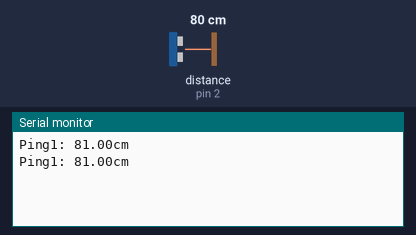
Bench run of a sketch on a simulated Arduino Uno, built with avr-gcc and run on an emulated ATmega328P. Shown: the last lines printed to the serial monitor. Inputs (shaded band) come from the test bench; at power-on: distance to the obstacle (sensor on pin 2) 80 cm. The echo pulse lasts 58.3 µs per cm.

Above: at 5.9 s.
6.0 s: distance to the obstacle (sensor on pin 2) set to 2 cm
At 11.1 s:
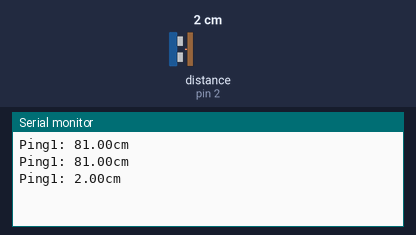
12.1 s: distance to the obstacle (sensor on pin 2) set to 4 cm
At 14.6 s:
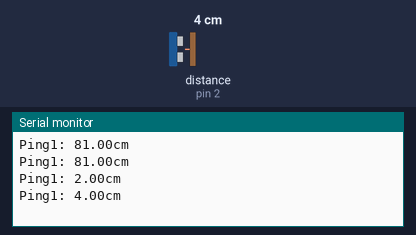
Timing chart, 0 to 16.1 s (numbered marks = the images above; inputs shaded):
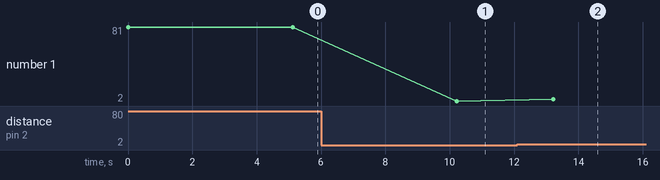

The sketch:

smartcane.ino
```cpp
#include <NewPing.h>
#define TRIGGER_PIN1  3  // Arduino pin tied to trigger pin on the ultrasonic sensor.
#define ECHO_PIN1     2  // Arduino pin tied to echo pin on the ultrasonic sensor.
#define MAX_DISTANCE 200 // Maximum distance we want to ping for (in centimeters). Maximum sensor distance is rated at 400-500cm.
NewPing sonar1(TRIGGER_PIN1, ECHO_PIN1, MAX_DISTANCE); // NewPing setup of pins and maximum distance.
float val1=0;
void setup() {
 Serial.begin(9600);
}
void loop() {
  unsigned int uS1 = sonar1.ping(); // Send ping, get ping time in microseconds (uS).
  Serial.print("Ping1: ");
  Serial.print(val1=uS1 / US_ROUNDTRIP_CM); // Convert ping time to distance in cm and print result (0 = outside set distance range)
  Serial.println("cm");
  if(val1!=0){
      if(val1>=5 && val1<=40)
           for(int i=0;i<100;i++)
          {
            digitalWrite(4,HIGH);
            delay(21);
          }
       else if(val1>=41 && val1<=90)
          for(int i=0;i<100;i++)
          {
            digitalWrite(4,HIGH);
            delay(14);
            digitalWrite(4,LOW);
            delay(7);
          }
       else if(val1>=91 && val1<=140)
          for(int i=0;i<100;i++)
          {
            digitalWrite(4,HIGH);
            delay(7);
            digitalWrite(4,LOW);
            delay(14);
          }
    }
      digitalWrite(4,LOW);
      delay(3000);
       val1=0;
}
```

Measured:
- after the input at 6.0 s, the serial monitor: prints a new line after 4.2 s (image 1)
- after the input at 12.1 s, the serial monitor: prints a new line after 1.1 s (image 2)
- plotted number 1: 81 → 2 after the input at 6.0 s, 2 → 4 after the input at 12.1 s
